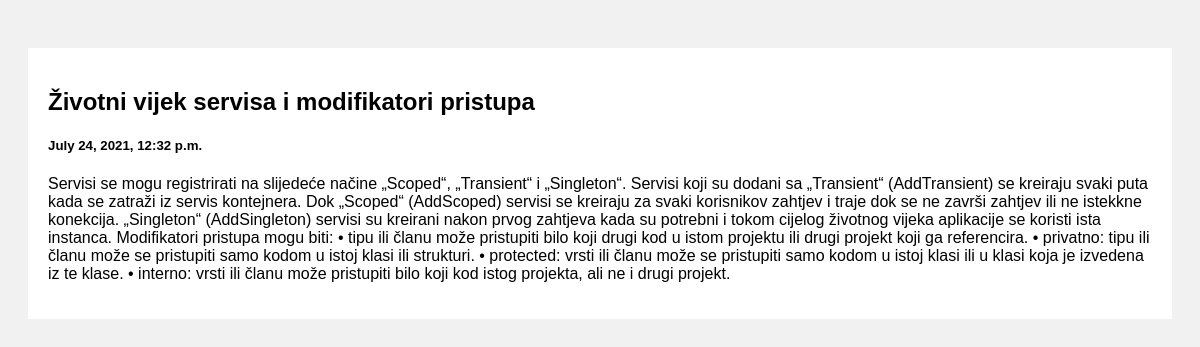
Screenshot of /post/2 with the database file from the repository.
### posts/models.py (models this page shows)
class Post(models.Model):
    title = models.CharField(max_length = 200)
    description = models.TextField(max_length = 1000000)
    date_of_creation = models.DateTimeField(default=datetime.now, blank=True)

### posts/views.py (the view)
# urls.py: path('post/<str:pk>', views.post, name = 'post')
def post(request, pk):
    posts = Post.objects.get(id = pk)
    return render(request, 'post.html', {'posts': posts})

### templates/post.html (shortened to what this page needs)
<!DOCTYPE html>
<html>
<head>
</head>
<body>
<div class="row">
  <div class="leftcolumn">
    <div class="card">
        <h2>{{posts.title}}</h2>
        <h5>{{posts.date_of_creation}}</h5>
        <p>{{posts.description}}</p>
    </div>
  </div>
</div>
</body>
</html>

### templates/post.html (style rules this page uses)
* { box-sizing: border-box; }
body { font-family: Arial; padding: 20px; background: #f1f1f1; }
.leftcolumn { float: left; width: 100%; }
.card { background-color: white; padding: 20px; margin-top: 20px; }
.row:after { content: ""; display: table; clear: both; }

### rows the page displays
Post: title "Životni vijek servisa i modifikatori pristupa", date_of_creation "July 24, 2021, 12:32 p.m.", description "Servisi se mogu registrirati na slijedeće načine „Scoped“, „Transient“ i „Singleton“. Servisi koji su dodani sa „Transient“ (AddTransient) se kreiraju svaki puta kada se zatraži iz servis kontejnera. Dok „Scoped“ (AddScoped) servisi se kreiraju za svaki korisnikov zahtjev i traje dok se ne završi zahtjev ili ne istekkne konekcija. „Singleton“ (AddSingleton) servisi su kreirani nakon prvog zahtjeva kada su potrebni i tokom cijelog životnog vijeka aplikacije se koristi ista instanca. Modifikatori pristupa mogu biti: • tipu ili članu može pristupiti bilo koji drugi kod u istom projektu ili drugi projekt koji ga referencira. • privatno: tipu ili članu može se pristupiti samo kodom u istoj klasi…"
